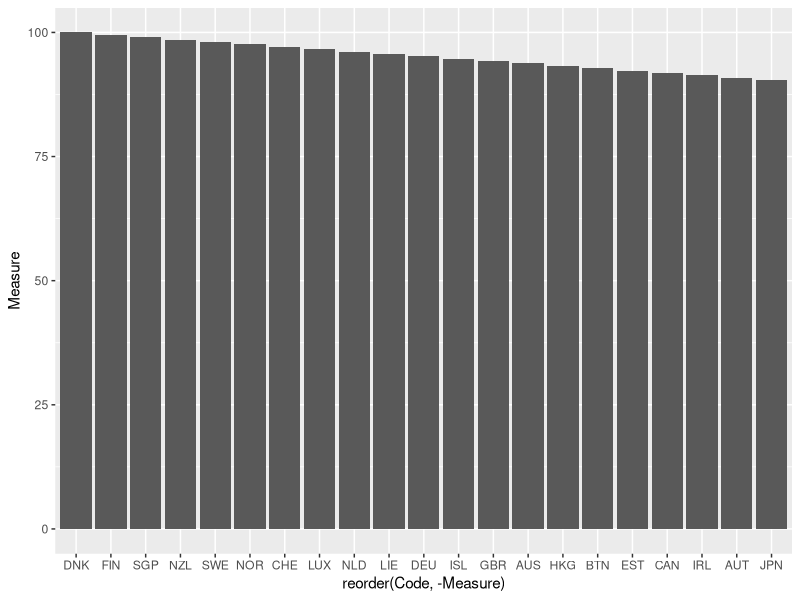
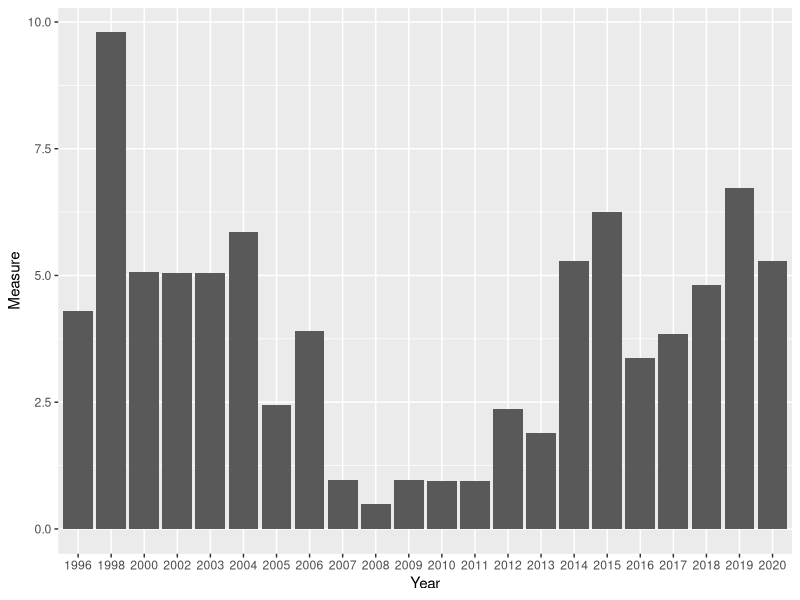

These figures' R source, in order:
## ---- chunk 1
knitr::opts_chunk$set(echo = TRUE)
library(tidyverse)
library(knitr)
library(readxl)
## ---- chunk 2
# import excel sheet and skip header rows
df_raw <- read_excel('data/wgi/wgidataset.xlsx', sheet='ControlofCorruption', skip=12)
## ---- chunk 3
kable(df_raw[1:5,1:5], caption="raw df")
## ---- chunk 4
# convert the column names and first row into 2 vectors
df_col_1 <- colnames(df_raw)
df_col_2 <- as.character(slice(df_raw,1))

# get rid of the auto numbering in the column names
df_col_1 <- str_remove(df_col_1, '\\..*$')

# now join each element of the two vectors with paste0 (no separators)
df_cols <- paste0(df_col_1, df_col_2)

# make new df with our new column names and the values
df <- df_raw[-1,]
names(df) <- df_cols

# data cleanup .. replace all the instances of string '#N/A' with NA
nona <- function(s) {str_replace(s,'#N/A','NA')}
df <- df %>% mutate(across(everything(), nona))

# convert columns to numeric type
df <- type_convert(df)
## ---- chunk 5
kable(df[1:5,1:5], caption="formatted df")
## ---- chunk 6
# we can use the names_pattern parameter of pivot_longer to separate Year and Category into separate columns .. pretty useful!
df <- df %>% pivot_longer(
 cols = `1996Estimate`:`2020Upper`,
 names_to = c('Year','Category'),
 names_pattern = '(.{4})(.*)',
 values_to = 'Measure'
)
## ---- chunk 7
kable(df[50:55,], caption="pivoted df")
## ---- chunk 8

df_rank_2020 <- df %>% 
  filter(Category=='Rank', Year==2020) %>% 
  filter(Measure >= 90) %>%
  arrange(desc(Measure))

df_rank_2020 %>% ggplot(aes(x=reorder(Code, -Measure), y=Measure)) +
  geom_bar(stat='identity')
## ---- chunk 9

df_rank_annual <- df %>% 
  filter(Category=='Rank', Code=='AFG') %>% 
  arrange(Year)

df_rank_annual %>% ggplot(aes(x=Year, y=Measure)) +
  geom_bar(stat='identity')

## ---- chunk 10

## ---- chunk 11

## ---- chunk 12

## ---- chunk 13

